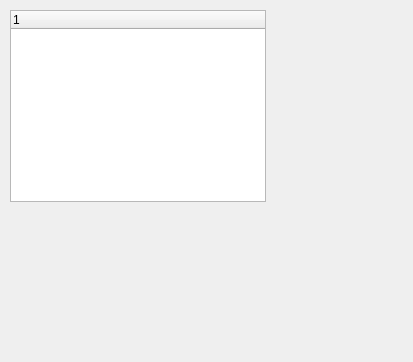
<?xml version="1.0" encoding="UTF-8"?>
<ui version="4.0">
 <class>Widget</class>
 <widget class="QWidget" name="Widget">
  <property name="geometry">
   <rect>
    <x>0</x>
    <y>0</y>
    <width>413</width>
    <height>362</height>
   </rect>
  </property>
  <property name="windowTitle">
   <string>Widget</string>
  </property>
  <widget class="QTreeWidget" name="treeWidget">
   <property name="geometry">
    <rect>
     <x>10</x>
     <y>10</y>
     <width>256</width>
     <height>192</height>
    </rect>
   </property>
   <column>
    <property name="text">
     <string notr="true">1</string>
    </property>
   </column>
  </widget>
 </widget>
 <resources/>
 <connections/>
</ui>
